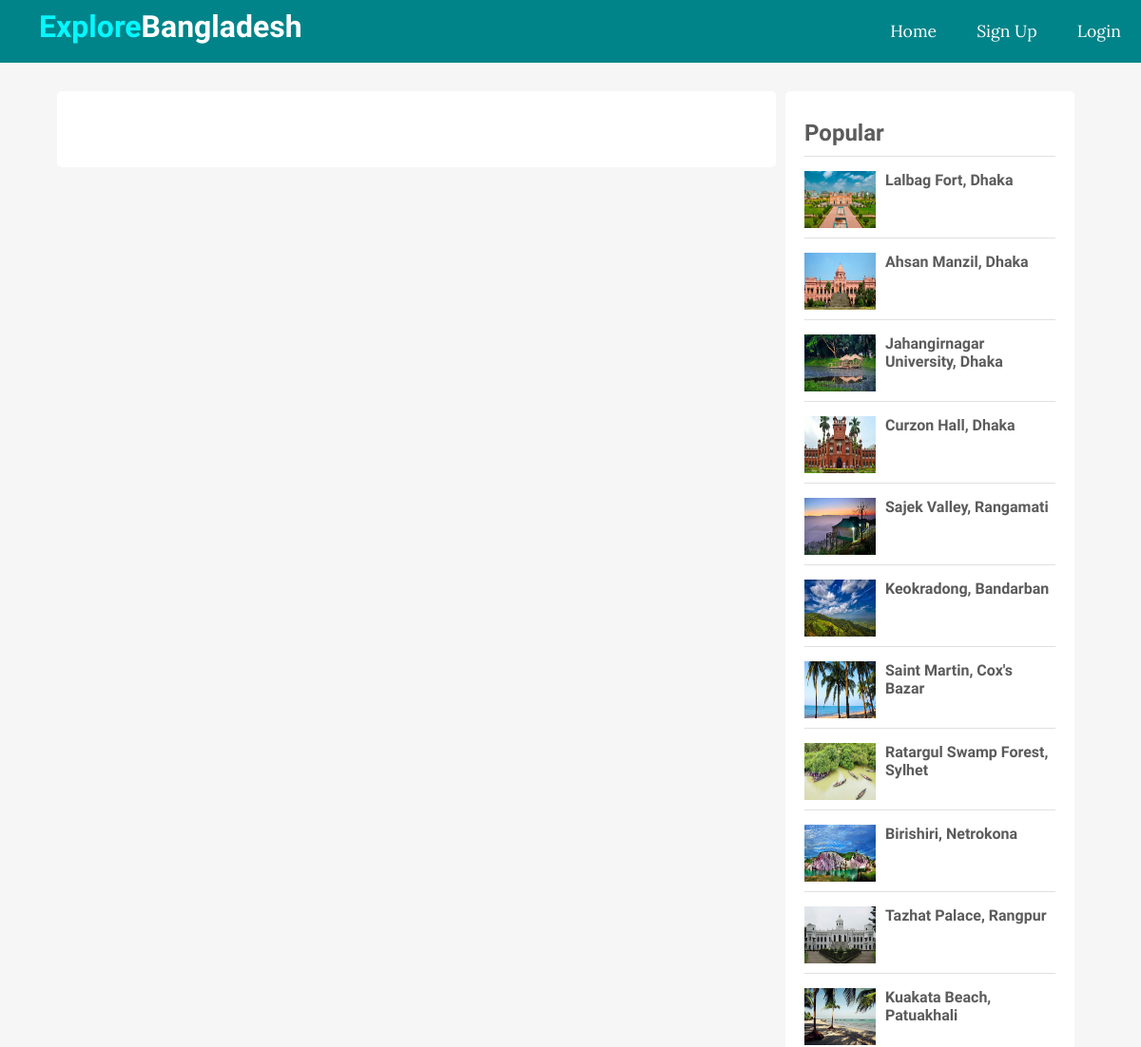
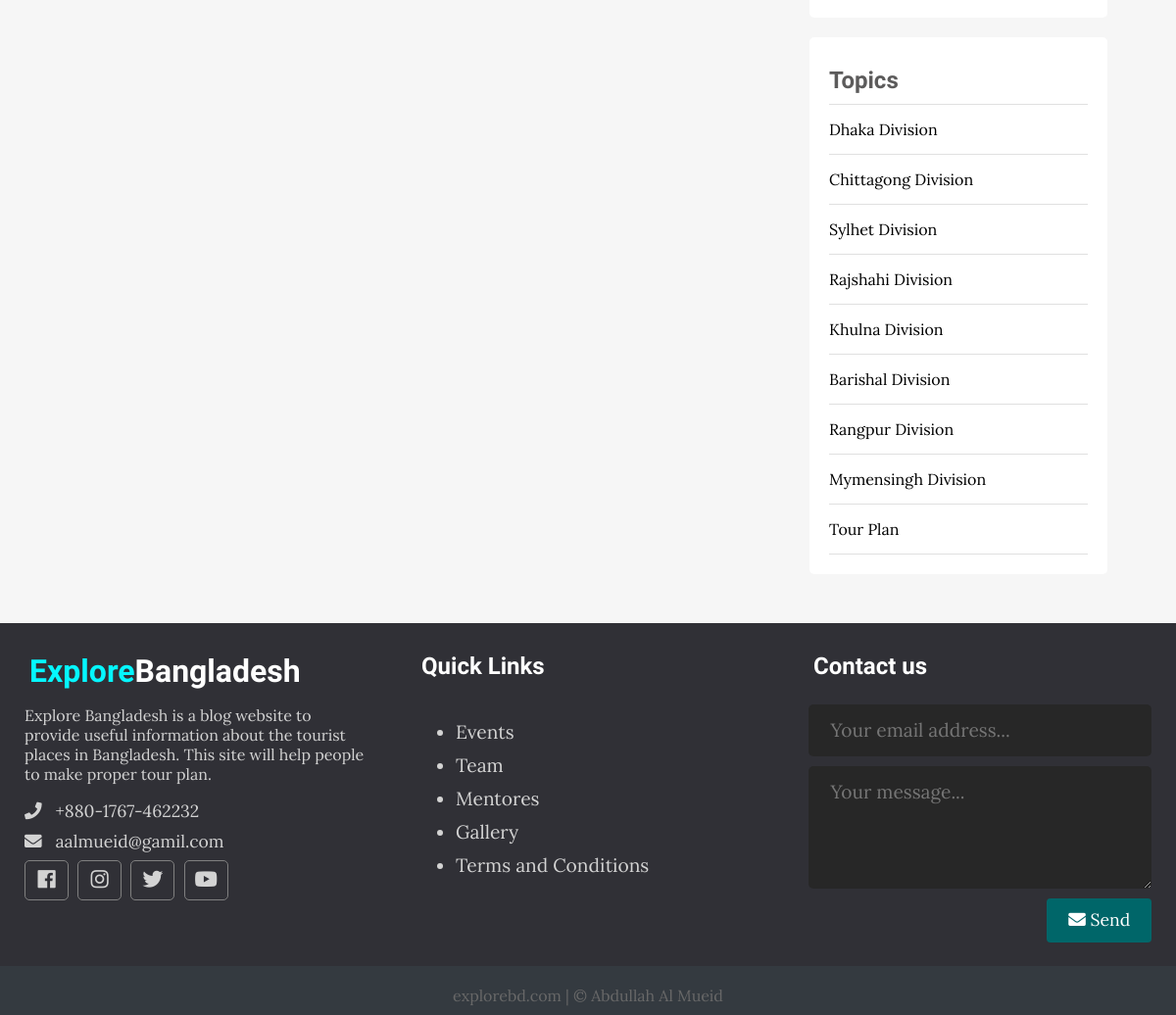
The page /single.php on the database its author committed (2 pictures, top to bottom).
### tables this page shows
CREATE TABLE `posts` (
  `id` int(11) NOT NULL,
  `user_id` int(11) NOT NULL,
  `topic_id` int(11) DEFAULT NULL,
  `title` varchar(255) NOT NULL,
  `image` varchar(255) NOT NULL,
  `body` text NOT NULL,
  `published` tinyint(4) NOT NULL,
  `created_at` datetime NOT NULL DEFAULT current_timestamp()
);

CREATE TABLE `topics` (
  `id` int(11) NOT NULL,
  `name` varchar(100) NOT NULL,
  `description` text NOT NULL
);

### app/database/db.php (called while the page is built, shortened)
<?php
require('connect.php');
function executeQuery($sql, $data)
{
    global $conn;
    $stmt = $conn->prepare($sql);
    $values = array_values($data);
    $types = str_repeat('s', count($values));
    $stmt->bind_param($types, ...$values);
    $stmt->execute();
    return $stmt;
}
function selectAll($table, $conditions = [])
{
    global $conn;
    $sql = "SELECT * FROM $table";
    if (empty($conditions)) {
        $stmt = $conn->prepare($sql);
        $stmt->execute();
        $records = $stmt->get_result()->fetch_all(MYSQLI_ASSOC);
        return $records;
    } else {
        $i = 0;
        foreach ($conditions as $key => $value) {
            if ($i === 0) {
                $sql = $sql . " WHERE $key=?";
            } else {
                $sql = $sql . " AND $key=?";
            }
            $i++;
        }
        $stmt = executeQuery($sql, $conditions);
        $records = $stmt->get_result()->fetch_all(MYSQLI_ASSOC);
        return $records;
    }
}

### app/controllers/posts.php (called while the page is built, shortened)
<?php
include(ROOT_PATH . "/app/database/db.php");
$table = 'posts';
$topics = selectAll('topics');
$posts = selectAll($table);

### single.php (the view, shortened to what this page needs)
<?php include(ROOT_PATH . '/app/controllers/posts.php');
$topics = selectAll('topics');
$posts = selectAll('posts', ['published' => 1]);
?>
<!DOCTYPE html>
<html lang="en">
<head>
  <link rel="stylesheet" href="https://use.fontawesome.com/releases/v5.7.2/css/all.css"
>
  <link rel="stylesheet" href="assets/css/style.css">
</head>
<body>
  <?php include(ROOT_PATH . "/app/includes/header.php"); ?>
  <div class="page-wrapper">
    <div class="content clearfix">
      <div class="main-content-wrapper">
        <div class="main-content single">
        </div>
      </div>
      <div class="sidebar single">
        <div class="section popular">
          <h2 class="section-title">Popular</h2>
          <?php foreach ($posts as $p): ?>
            <div class="post clearfix">
              <img src="<?php echo BASE_URL . '/assets/images/' . $p['image']; ?>" alt="">
              <a href="" class="title">
                <h4><?php echo $p['title'] ?></h4>
              </a>
            </div>
          <?php endforeach; ?>
        </div>
        <div class="section topics">
          <h2 class="section-title">Topics</h2>
          <ul>
            <?php foreach ($topics as $topic): ?>
              <li><a href="<?php echo BASE_URL . '/index.php?t_id=' . $topic['id'] . '&name=' . $topic['name'] ?>"><?php echo $topic['name']; ?></a></li>
            <?php endforeach; ?>
          </ul>
        </div>
      </div>
    </div>
  </div>
  <?php include(ROOT_PATH . "/app/includes/footer.php"); ?>
</body>
</html>

### app/includes/header.php (shortened to what this page needs)
<header>
    <a href="<?php echo BASE_URL . '/index.php' ?>" class="logo">
      <h1 class="logo-text"><span>Explore</span>Bangladesh</h1>
    </a>
    <ul class="nav">
      <li><a href="<?php echo BASE_URL . '/index.php' ?>">Home</a></li>
      <?php if (isset($_SESSION['id'])): ?>
        <li>
          <a href="#">
            <i class="fa fa-user"></i>
            <?php echo $_SESSION['username']; ?>
            <i class="fa fa-chevron-down" style="font-size: .8em;"></i>
          </a>
          <ul>
            <?php if($_SESSION['admin']): ?>
              <li><a href="<?php echo BASE_URL . '/admin/dashboard.php' ?>">Dashboard</a></li>
            <?php endif; ?>
            <li><a href="<?php echo BASE_URL . '/logout.php' ?>" class="logout">Logout</a></li>
          </ul>
        </li>
      <?php else: ?>
        <li><a href="<?php echo BASE_URL . '/register.php' ?>">Sign Up</a></li>
        <li><a href="<?php echo BASE_URL . '/login.php' ?>">Login</a></li>
      <?php endif; ?>
    </ul>
</header>

### app/includes/footer.php
<div class="footer">
   <div class="footer-content">
     <div class="footer-section about">
       <h1 class="logo-text"><span>Explore</span>Bangladesh</h1>
       <p>
         Explore Bangladesh is a blog website to provide useful information about the tourist places in Bangladesh. This site will help people to make proper tour plan.
       </p>
       <div class="contact">
         <span><i class="fas fa-phone"></i> &nbsp; +880-1767-462232</span>
         <span><i class="fas fa-envelope"></i> &nbsp; aalmueid@gamil.com</span>
       </div>
       <div class="socials">
         <a href="#"><i class="fab fa-facebook"></i></a>
         <a href="#"><i class="fab fa-instagram"></i></a>
         <a href="#"><i class="fab fa-twitter"></i></a>
         <a href="#"><i class="fab fa-youtube"></i></a>
       </div>
     </div>
     <div class="footer-section links">
       <h2>Quick Links</h2>
       <br>
       <ul>
         <a href="#">
           <li>Events</li>
         </a>
         <a href="#">
           <li>Team</li>
         </a>
         <a href="#">
           <li>Mentores</li>
         </a>
         <a href="#">
           <li>Gallery</li>
         </a>
         <a href="#">
           <li>Terms and Conditions</li>
         </a>
       </ul>
     </div>
     <div class="footer-section contact-form">
       <h2>Contact us</h2>
       <br>
       <form action="index.html" method="post">
         <input type="email" name="email" class="text-input contact-input" placeholder="Your email address...">
         <textarea rows="4" name="message" class="text-input contact-input" placeholder="Your message..."></textarea>
         <button type="submit" class="btn btn-big contact-btn">
           <i class="fas fa-envelope"></i>
           Send
         </button>
       </form>
     </div>
   </div>
   <div class="footer-bottom">
     explorebd.com | &copy; Abdullah Al Mueid
   </div>
 </div>

### assets/css/style.css (style rules this page uses)
* { box-sizing: border-box; }
html, body { height: 100%; padding: 0px; margin: 0px; background: #f6f6f6; font-family: "Lora", serif; }
h1, h2, h3, h4, h5, h6 { font-family: "Candal", serif; color: #5c5b5b; margin: 5px; }
a { text-decoration: none; color: inherit; }
.clearfix::after { content: ""; display: block; clear: both; }
.btn { padding: 0.5rem 1rem; background: #006669; color: white; border: 1px solid transparent; border-radius: 0.25rem; font-size: 1.08em; font-family: "Lora", serif; }
.btn-big { padding: 0.7rem 1.3rem; line-height: 1.3rem; }
.text-input { padding: 0.7rem 1rem; display: block; width: 100%; border-radius: 5px; border: 1px solid #e0e0e0; outline: none; color: #444; line-height: 1.5rem; font-size: 1.2em; font-family: "Lora", serif; }
header { background: #008489; height: 66px; }
header * { color: white; }
header .logo { float: left; height: inherit; margin-left: 2em; }
header .logo-text { margin: 9px; font-family: "Candal", serif; }
header .logo-text span { color: #05f7ff; }
header ul { float: right; margin: 0px; padding: 0px; list-style: none; }
header ul li { float: left; position: relative; }
header ul li a { display: block; padding: 21px; font-size: 1.1em; text-decoration: none; }
.page-wrapper { min-height: 100%; }
.content { width: 90%; margin: 30px auto 30px; }
.content .main-content { width: 70%; float: left; }
.content .main-content.single { background: white; padding: 20px 50px; font-size: 1.1em; border-radius: 5px; }
.content .popular .post { border-top: 1px solid #e0e0e0; margin-top: 10px; padding-top: 10px; }
.content .popular .post img { height: 60px; width: 75px; float: left; margin-right: 10px; }
.content .sidebar { width: 30%; float: left; }
.content .sidebar.single { padding: 0px 10px; }
.content .sidebar .section { background: white; padding: 20px; border-radius: 5px; margin-bottom: 20px; }
.content .sidebar .section .section-title { margin: 10px 0px 10px 0px; }
.content .sidebar .section.topics ul { margin: 0px; padding: 0px; list-style: none; border-top: 1px solid #e0e0e0; }
.content .sidebar .section.topics ul li a { display: block; padding: 15px 0px 15px 0px; border-bottom: 1px solid #e0e0e0; transition: all 0.3s; }
.footer { background: #303036; color: #d3d3d3; height: 400px; position: relative; }
.footer .footer-content { height: 350px; display: flex; }
.footer .footer-content .footer-section { flex: 1; padding: 25px; }
.footer .footer-content h1, .footer .footer-content h2 { color: white; }
.footer .footer-content .about h1 span { color: #05f7ff; }
.footer .footer-content .about .contact span { display: block; font-size: 1.1em; margin-bottom: 8px; }
.footer .footer-content .about .socials a { border: 1px solid gray; width: 45px; height: 41px; padding-top: 5px; margin-right: 5px; text-align: center; display: inline-block; font-size: 1.3em; border-radius: 5px; transition: all 0.3s; }
.footer .footer-content .links ul a { display: block; margin-bottom: 10px; font-size: 1.2em; transition: all 0.3s; }
.footer .footer-content .contact-form .contact-input { background: #272727; color: #bebdbd; margin-bottom: 10px; line-height: 1.5rem; padding: 0.9rem 1.4rem; border: none; }
.footer .footer-content .contact-form .contact-btn { float: right; font-size: 1.1em; font-family: "Lora", serif; }
.footer .footer-bottom { background: #343a40; color: #686868; height: 50px; width: 100%; text-align: center; position: absolute; bottom: 0px; left: 0px; padding-top: 20px; }

### rows shown on the page
posts: image (picture), title "Lalbag Fort, Dhaka"
posts: image (picture), title "Ahsan Manzil, Dhaka"
posts: image (picture), title "Jahangirnagar University, Dhaka"
posts: image (picture), title "Curzon Hall, Dhaka"
posts: image (picture), title "Sajek Valley, Rangamati"
posts: image (picture), title "Keokradong, Bandarban"
posts: image (picture), title "Saint Martin, Cox's Bazar"
posts: image (picture), title "Ratargul Swamp Forest, Sylhet"
posts: image (picture), title "Birishiri, Netrokona"
posts: image (picture), title "Tazhat Palace, Rangpur"
posts: image (picture), title "Kuakata Beach, Patuakhali"
topics: name "Dhaka Division"
topics: name "Chittagong Division"
topics: name "Sylhet Division"
topics: name "Rajshahi Division"
topics: name "Khulna Division"
topics: name "Barishal Division"
topics: name "Rangpur Division"
topics: name "Mymensingh Division"
topics: name "Tour Plan"
